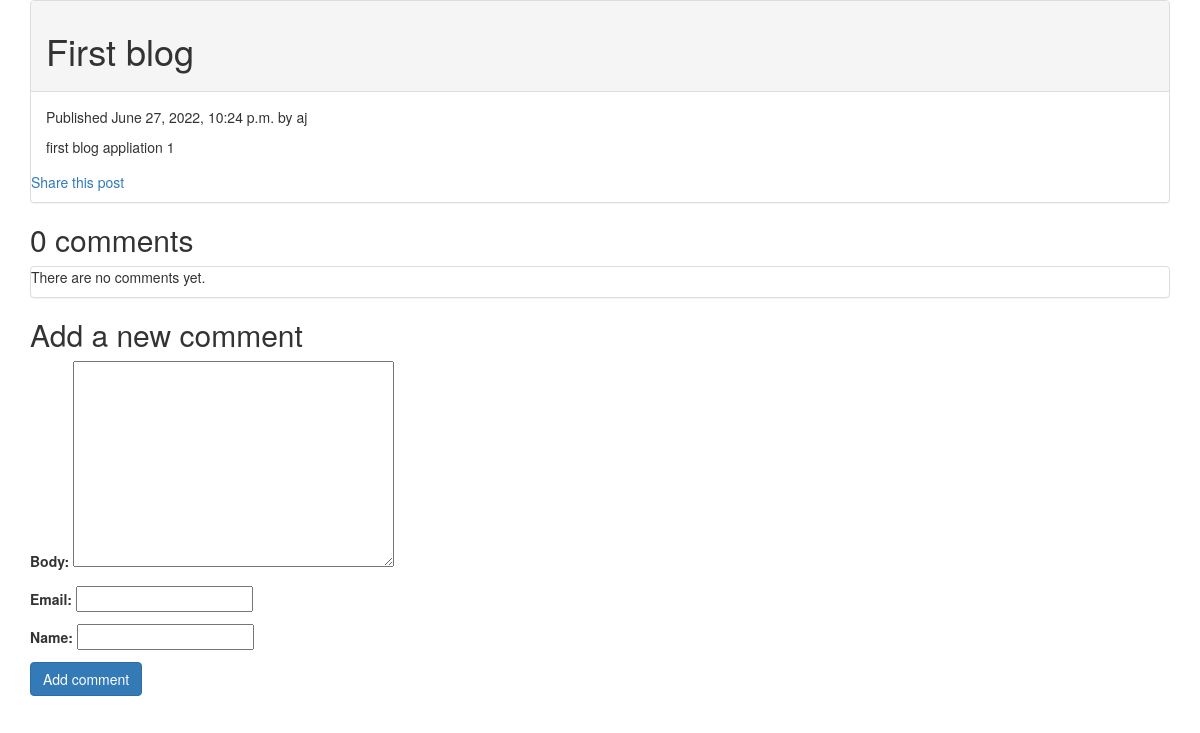
Page /First blog/ on the committed database.
### blog/models.py (models this page shows, shortened)
class Post(models.Model):
	STATUS_CHOICES = (
		('draft','Draft'),
		('published','Published'),
		)
	title = models.CharField(max_length=250)
	slug = models.SlugField(max_length=250,unique_for_date='publish')
	author = models.ForeignKey(User,on_delete=models.CASCADE,
									related_name='blog_posts')#it takes the usser
	body = models.TextField()
	publish = models.DateTimeField(default=timezone.now)
	created = models.DateTimeField(auto_now_add=True)
	updated = models.DateTimeField(auto_now=True)
	status = models.CharField(max_length=10,
								choices=STATUS_CHOICES,
								default='draft')
	objects = models.Manager() # The default manager.
	published = PublishedManager() # Our custom manager.
	class Meta:
		ordering = ('-publish',)

### blog/views.py (the view)
# urls.py: path('<str:title>/',views.post_detail,name='post_detail'),
def post_detail(request,title):
	post = get_object_or_404(Post, title=title)
	comments = post.comments.filter(active=True)
	new_comment = None
	if request.method == 'POST':
		comment_form = CommentForm(data=request.POST)
		if comment_form.is_valid():
			new_comment = comment_form.save(commit=False)
			new_comment.post = post
			new_comment.save()
	else:
		comment_form = CommentForm()
	return render(request,
	'blog/post/detail.html',
	{'post': post,'comments': comments,
				'new_comment': new_comment,
				'comment_form': comment_form})

### blog/forms.py
class CommentForm(forms.ModelForm):
	class Meta:
		model = Comment
		fields = {'name','email','body'}

### templates/blog/post/detail.html (shortened to what this page needs)
{% extends "blog/base.html" %}
{% load bootstrap3 %}
{% block content %}
<div class = "panel panel-default">
	<div class = "panel-heading">
	<h1>{{ post.title }}</h1></div>
	<div class =  "panel-body">
		<p>
			Published {{ post.publish }} by {{ post.author }}
		</p>
			{{ post.body }}
			{{ post.id }}
		</div>
		<p>
	<a href="{% url 'blog:post_share' post.id %}">Share this post
	</a>
	</p>
</div>
{% with comments.count as total_comments %}
<h2>
{{ total_comments }} comment{{ total_comments|pluralize }}
</h2>
{% endwith %}
<div class = "panel panel-default">
{% for comment in comments %}
	<div>
		<p>
			Comment {{ forloop.counter }} by {{ comment.name }}
			{{ comment.created }}
		</p>
		{{ comment.body|linebreaks }}
	</div>
{% empty %}
	<p>There are no comments yet.</p>
{% endfor %}
</div>
{% if new_comment %}
	<h2>Your comment has been added.</h2>
{% else %}
	<h2>Add a new comment</h2>
	<form action="." method="post">
		{{ comment_form.as_p }}
	<p><input type="submit" value="Add comment" class="btn btn-primary"></p>
	</form>
{% endif %}
{% endblock %}

### rows in the picture
Post: title "First blog", publish "June 27, 2022, 10:24 p.m.", author "aj", body "first blog appliation", id "1"

### other values in the picture
{{ total_comments }} "0"
